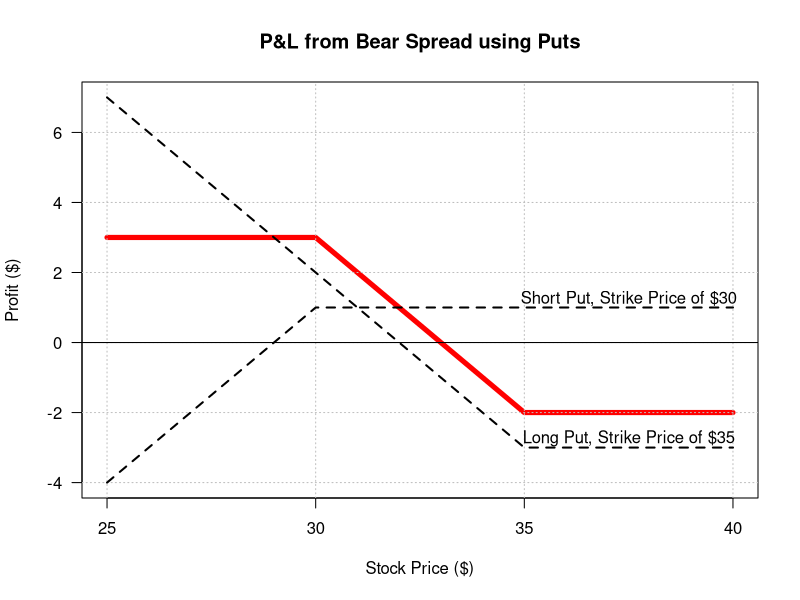

The R script that drew this image:
spread.bear.put <- function(k1, k2, c1, c2){ # Bear Spread using Puts
  
  if (k1 >= k2) return(message("Short put cannot be higher than Long Put"))
  
  # if strike prices are fine, let us define long and short puts:
  L <- rbind(cbind(seq(k1 - 5, k2, 1), k1 + c2 - c1 - seq(k1 - 5, k2, 1)),
             cbind(seq(k2 + 1, k2 + 5, 1), -c2)) # Long Put
    
  S <- rbind(cbind(seq(k1 - 5, k1 - 1, 1), seq(k1 - 5, k1 - 1, 1) - k1 + c1),
             cbind(seq(k1, k2 + 5, 1), c1)) # Short Put
    
  colnames(L) <- c("Stock Price", "Profit from Long Put") # Column names         
  colnames(S) <- c("Stock Price", "Profit from Short Put")       
    
  DF <- merge(L, S, by = "Stock Price") # Merge stock and option data frames
    
  DF$`Total Payoff` <- DF[,2] + DF[,3] # Calculate total pay-off from puts
    
  plot(x = DF[,1], y = DF[,4], las = 1, ylab = "Profit ($)", type = "l",
       xlab = "Stock Price ($)", ylim = c(min(DF[,2:4]), max(DF[,2:4])),
       main = "P&L from Bear Spread using Puts", lwd = 5, col = "red")
    
  grid(nx = NULL, ny = NULL, col = "grey", lty = 3) # Grid and lines for puts
    
  for (n in 2:3){ lines(x = DF[,1], y = DF[,n], lwd = 2, lty = 2) }
    
  abline(h = 0) # Break Even line
    
  text(x = k2 + 2.5, y = 1.25, sprintf("Short Put, Strike Price of $%s", k1))
  text(x = k2 + 2.5, y = -2.75, sprintf("Long Put, Strike Price of $%s", k2))
    
  DF # display data frame
}
spread.bear.put(30, 35, 1, 3) # Test
